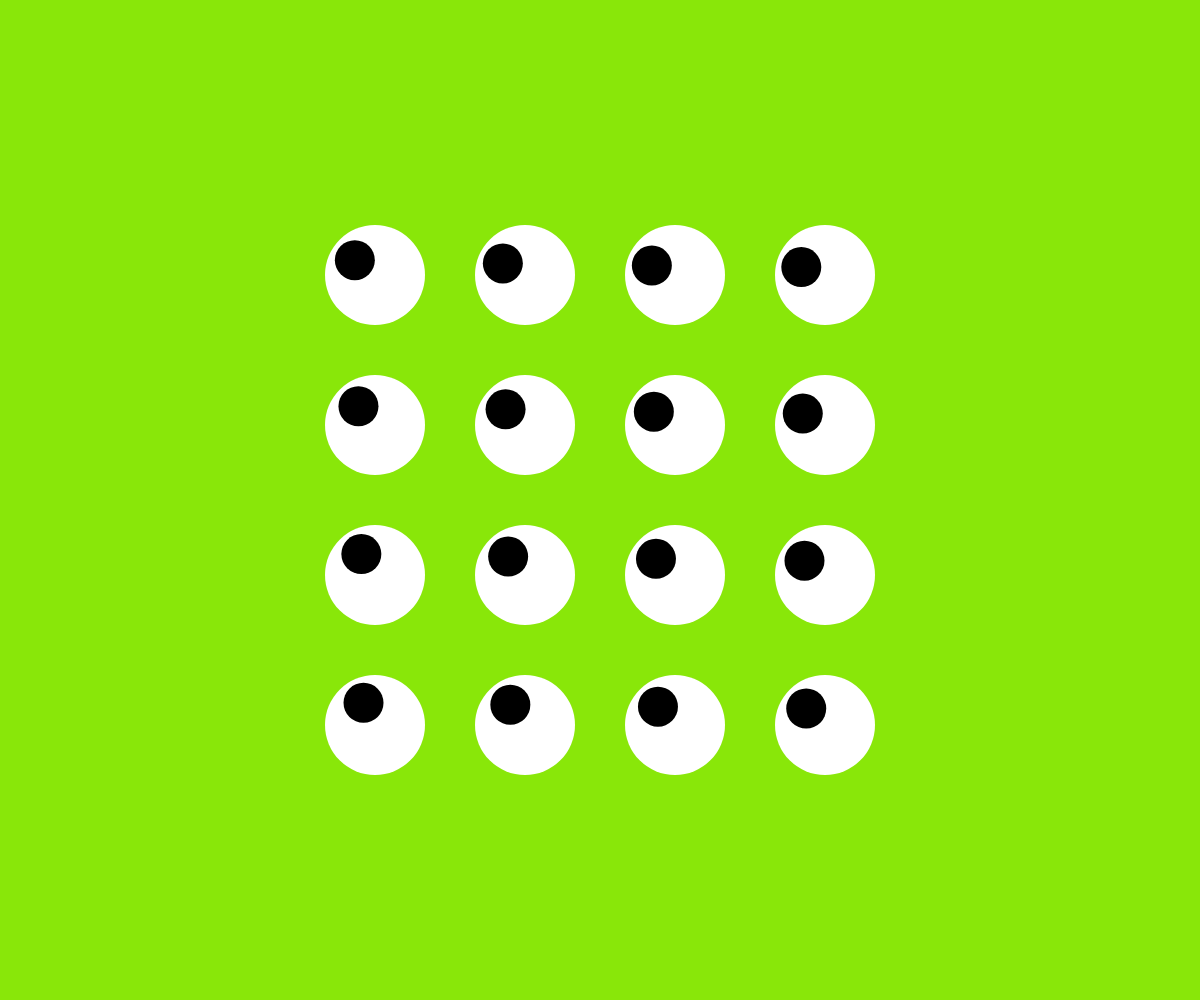
Frame 1 (no input)
Frame 60 (no input): identical to frame 1, image omitted
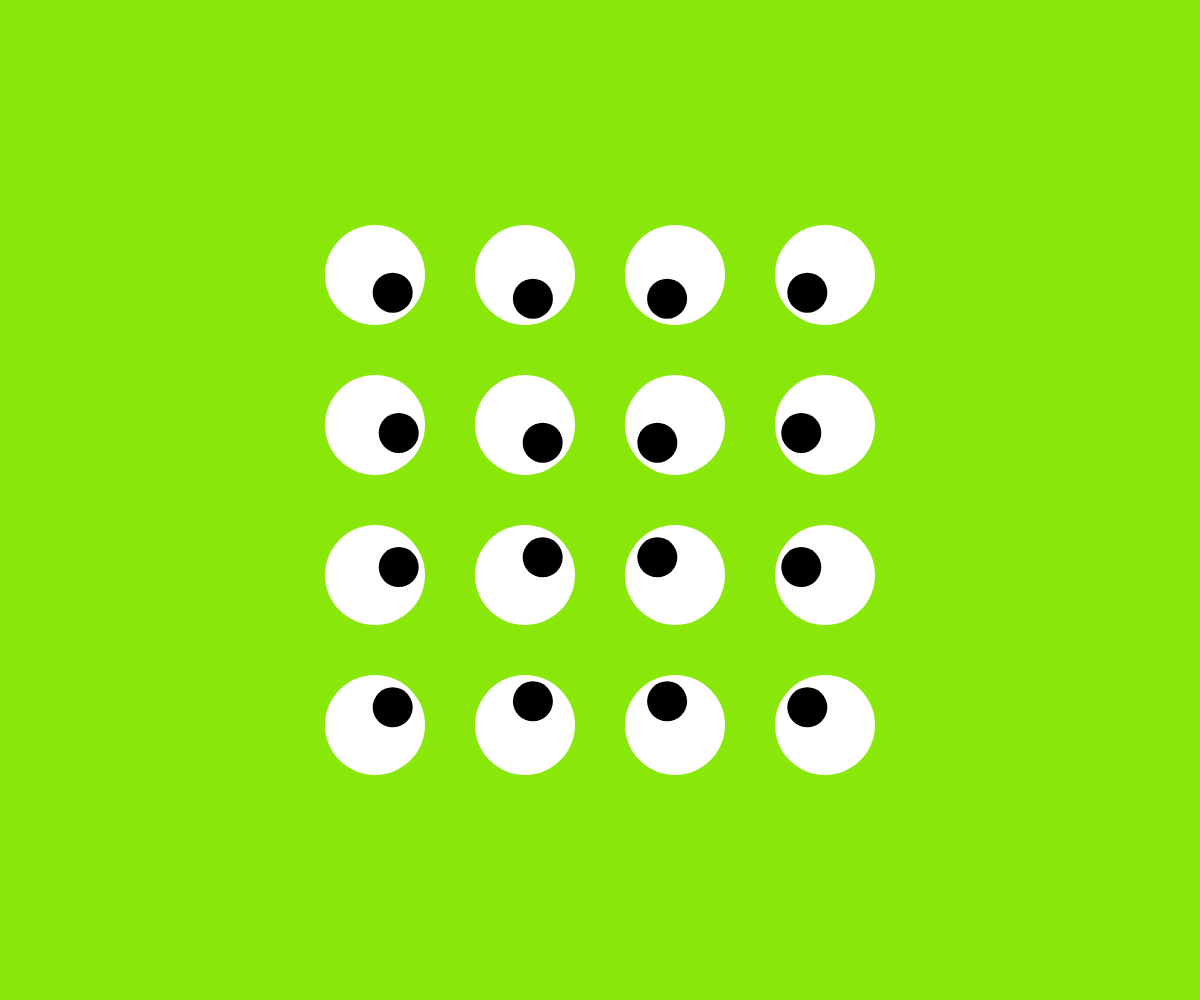
Frame 120 (the mouse pressed at the canvas centre since frame 60)

The p5.js sketch that drew these frames (run headless with seeded random() and noise() and a simulated clock; from frame 60 on, the mouse is pressed at the canvas centre):

// p5.js sketch
// ── sketch.js
var myEye;

var pupil_x;
var pupil_y;

var angolo;
var angolo_x;
var angolo_y;
var r;

function preload(){
  // put preload code here
}

function setup() {
  createCanvas(windowWidth,windowHeight);



  // myEye = new Eye(width/2, height/2);



  // put setup code here
}

function draw() {
  background('#89e709');

  for(var x = (width/2) -225; x < (width/2) +226; x += 150)
   {
     for(var y = (height/2) -225; y < (height/2) +226; y+=150)
	{
   myEye = new Eye(x, y);
     myEye.display();
   }
 }


    console.log(mouseX, mouseY);


  // put drawing code here
}

function Eye(_x, _y) {
  this.x = _x;
  this.y = _y;

  this.display = function() {
  ellipseMode(CENTER);
  noStroke();

	fill('white');
	ellipse(this.x, this.y, 100);

  angolo = atan2(mouseY - this.y, mouseX - this.x);
  r = 25;

  angolo_x = this.x + cos(angolo)*r;
  angolo_y = this.y + sin(angolo)*r;

if (mouseX > this.x + r || mouseY > this.y + r || mouseY < this.y - r || mouseX < this.x - r ){
  pupil_x = angolo_x;
  pupil_y = angolo_y;
}
else{
  pupil_x = mouseX;
  pupil_y = mouseY;
}




  fill('black');
	ellipse(pupil_x, pupil_y, 40);
  }

}
